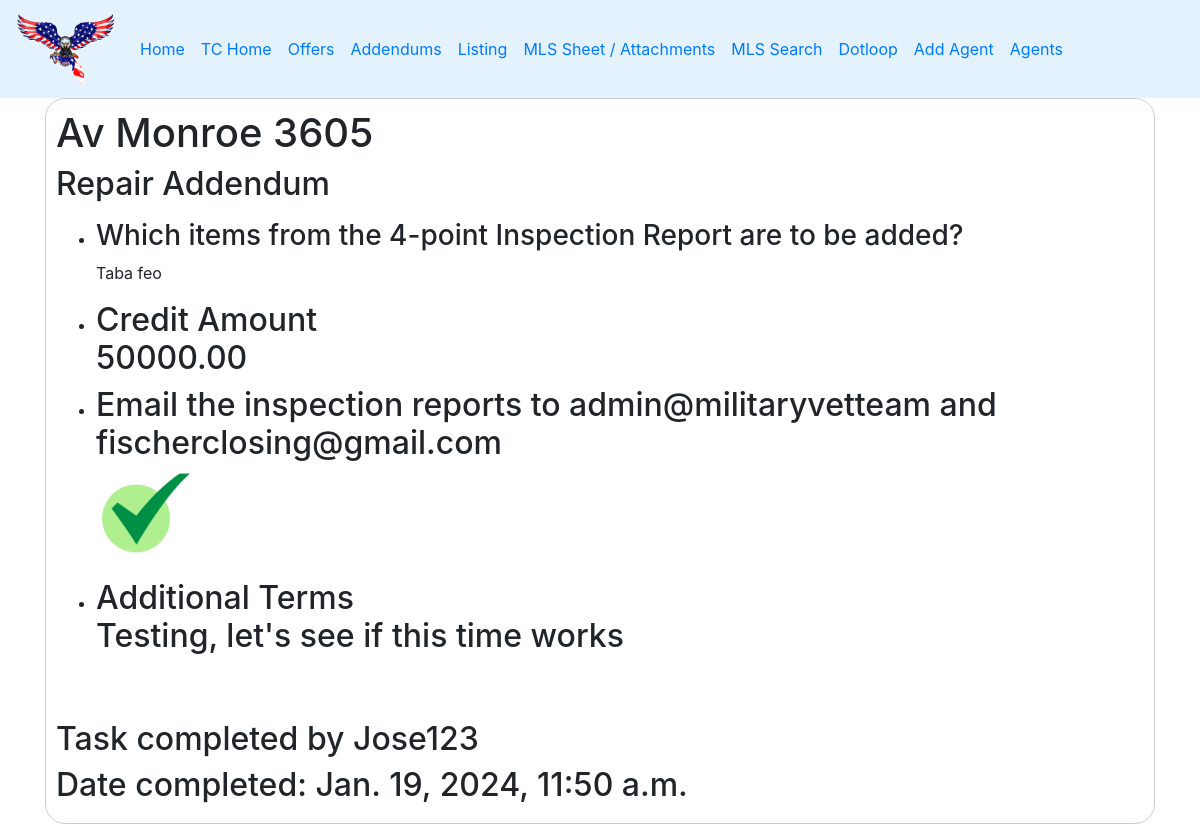
Page /ticket/addendum/pending/4/ (signed in) on the committed database.
### Tickets/models.py (models this page shows, shortened)
class CreateAddendum(models.Model):
	agent = models.ForeignKey(TeamMembers, on_delete = models.DO_NOTHING, verbose_name = "Agent")
	address = models.CharField(max_length = 100, verbose_name = "Property Address")
	addendum = models.CharField(max_length = 100, choices=[("Repair Addendum", "Repair Addendum"),
		("Closing Date Addendum","Closing Date Addendum"), ("Credit By Seller/Buyer Addendum","Credit By Seller/Buyer Addendum"),
		("Add or Remove Signer", "Add or Remove Signer"), ("Other Addendum", "Other Addendum"),
		("Release and Cancellation","Release and Cancellation")], blank = True, null=True,verbose_name="Addendum")
	four_points = models.TextField(blank = True, null=True, verbose_name = "Which items from the 4-point Inspection Report are to be added?")
	credit_amount = MoneyField(max_digits = 10, decimal_places = 2,currency_choices = [("USD","US Dollar"),],
		blank = True, null=True,verbose_name='Credit Amount')
	inspection_report = models.CharField(max_length = 3, choices = [("Yes","Yes"),("No","No")],blank = True,null=True, verbose_name = "Email the inspection reports to admin@militaryvetteam and fischerclosing@gmail.com")
	new_closing = models.DateField(blank = True, null=True,verbose_name='Closing Date')
	add_remove = models.CharField(max_length = 20, choices = [("Add", "Add"), ("Remove", "Remove")],blank = True, null=True,verbose_name = "Add/Remove")
	buyer_seller = models.CharField(max_length = 20, choices = [("Buyer","Buyer"),("Seller","Seller")], blank = True, null=True,verbose_name = "Buyer/Seller")
	full_name = models.CharField(max_length = 100, blank = True, null=True,verbose_name = "Full Name")
	email = models.CharField(max_length = 100, blank = True, null = True, verbose_name = "Email Address")
	additional = models.TextField(blank = True, null=True,verbose_name = "Additional Terms")
	cancellation_reason = models.CharField(max_length = 100, choices = [("Client changed mind", "Client changed mind"),
		("Inspection Unsatisfactory","Inspection Unsatisfactory" ),("Finance fell through","Finance fell through"),
		("Low Appraisal","Low Appraisal"), ("Other","Other")], null = True, blank = True)
	other = models.CharField(max_length = 100, blank = True, null = True,
		verbose_name = "In case you select 'other' please tell us the reason")
	disbursement = models.CharField(max_length = 100, null = True, blank = True,
		verbose_name = "Disbursement of Escrow Funds")
	created = models.DateTimeField(auto_now_add = True, null = True)
	completed = models.DateTimeField(null = True)
	completed_by = models.ForeignKey(User, on_delete = models.DO_NOTHING, null = True)

### Tickets/views.py (the view)
# urls.py: path('addendum/pending/<int:addendum_id>/', views.detailaddendum, name = 'addendum details'),
@login_required
def detailaddendum(request, addendum_id):
	addendum = get_object_or_404(CreateAddendum, pk = addendum_id)
	return render(request, 'addendumdetails.html', {'encabezado':addendum.addendum, 'addendum':addendum})

### Tickets/templates/addendumdetails.html (shortened to what this page needs)
{% extends 'base.html' %}
{% load static %}
{% block content %}
<div class="details">
	<h1>{{addendum.address}}</h1>
	<h2>{{addendum.addendum}}</h2>
	{% if addendum.addendum == "Repair Addendum" %}
	<ul><p>
		<li><h3>Which items from the 4-point Inspection Report are to be added?</h3>
		<p>{{addendum.four_points}}</p></li>
		<li><h2>Credit Amount<br>
		{{addendum.credit_amount}}</h2></li>
		<li><h2>Email the inspection reports to admin@militaryvetteam and fischerclosing@gmail.com<br>
		{% if addendum.inspection_report %}
	     <figure><img src="{% static 'img/yes.png' %}" width="100px"></figure>
	 	{% else %}
		 <figure><img src="{% static 'img/no.png' %}" width="80px"></figure>
		{% endif %}
	</h2></li>
		<li><h2>Additional Terms <br>
		{{addendum.additional}}</h2></li>
	</ul></p>
	{% elif addendum.addendum == "Other Addendum" %}
	<ul>
		<li><h2>Additional Terms <br>
		{{addendum.additional}}</h2></li>
	</ul>
	{% endif %}
<br>
<br>
{% if addendum.completed %}
<h2>Task completed by {{addendum.completed_by}}</h2>
<h2>Date completed: {{addendum.completed}}</h2>
{% endif %}
</div>
{% endblock %}

### static/css/estilos.css (style rules this page uses)
body { background-image:url('https://yt3.googleusercontent.com/WSwBQpgZ-93Mobr4KeA1Y9v4qjpHbxNfNuQ6kH4bukLgl4p-4IgpVFDB-Hf0eQV7XykQORkg=s900-c-k-c0x00ffffff-no-rj') ; background-size: cover; background-position: 20% 20%; }
.signup-container, .card, .card-body, .form, .form-group, .details, table { border: 1px solid #ccc; border-radius: 20px; padding: 10px; justify-content: center; }
.signup-container, .form, .form-group, .details, .block, table { background-color: rgba(255, 255, 255, 0.5); backdrop-filter: blur(15px); }

### rows in the picture
CreateAddendum: address "Av Monroe 3605", addendum "Repair Addendum", four_points "Taba feo", credit_amount "50000.00", additional "Testing, let's see if this time works", completed_by "Jose123", completed "Jan. 19, 2024, 11:50 a.m."
